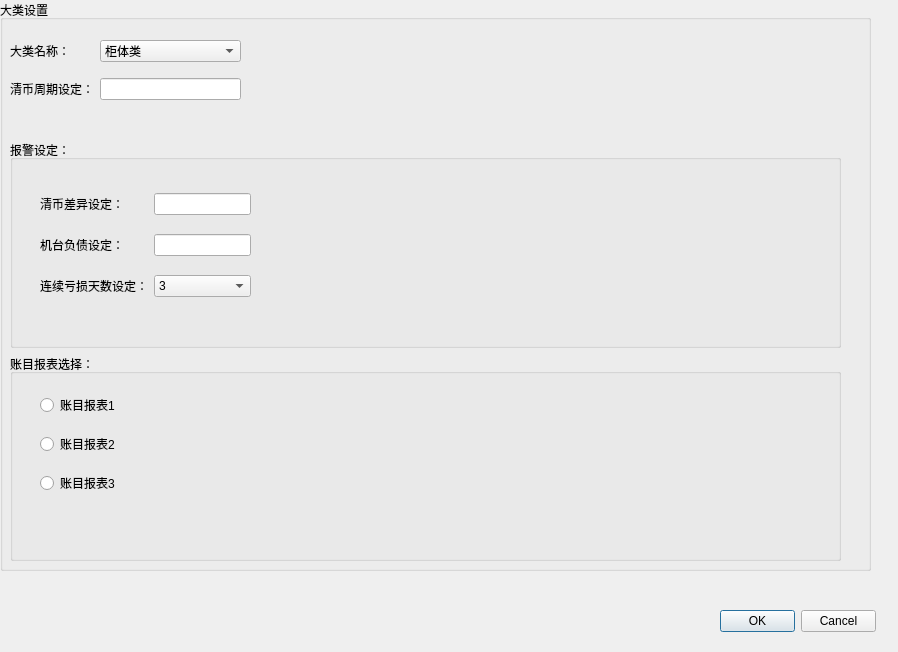
<?xml version="1.0" encoding="UTF-8"?>
<ui version="4.0">
 <class>Form</class>
 <widget class="QWidget" name="Form">
  <property name="geometry">
   <rect>
    <x>0</x>
    <y>0</y>
    <width>898</width>
    <height>652</height>
   </rect>
  </property>
  <property name="windowTitle">
   <string>大类设置</string>
  </property>
  <widget class="QDialogButtonBox" name="m_buttonBox">
   <property name="geometry">
    <rect>
     <x>720</x>
     <y>610</y>
     <width>156</width>
     <height>23</height>
    </rect>
   </property>
   <property name="standardButtons">
    <set>QDialogButtonBox::Cancel|QDialogButtonBox::Ok</set>
   </property>
  </widget>
  <widget class="QGroupBox" name="m_categorySetupGroupBox">
   <property name="geometry">
    <rect>
     <x>0</x>
     <y>0</y>
     <width>871</width>
     <height>571</height>
    </rect>
   </property>
   <property name="title">
    <string>大类设置</string>
   </property>
   <property name="flat">
    <bool>false</bool>
   </property>
   <property name="checkable">
    <bool>false</bool>
   </property>
   <widget class="QWidget" name="layoutWidget">
    <property name="geometry">
     <rect>
      <x>10</x>
      <y>140</y>
      <width>831</width>
      <height>421</height>
     </rect>
    </property>
    <layout class="QVBoxLayout" name="verticalLayout_7">
     <item>
      <widget class="QGroupBox" name="m_warningSetupGroupBox">
       <property name="title">
        <string>报警设定：</string>
       </property>
       <widget class="QWidget" name="layoutWidget">
        <property name="geometry">
         <rect>
          <x>30</x>
          <y>40</y>
          <width>211</width>
          <height>131</height>
         </rect>
        </property>
        <layout class="QGridLayout" name="m_warningSetupGridLayout">
         <item row="0" column="0">
          <widget class="QLabel" name="m_clearCoinSetupLabel">
           <property name="text">
            <string>清币差异设定：</string>
           </property>
          </widget>
         </item>
         <item row="0" column="1">
          <widget class="QLineEdit" name="m_clearCoinSetupLineEdit"/>
         </item>
         <item row="1" column="0">
          <widget class="QLabel" name="m_debtSetupLabel">
           <property name="text">
            <string>机台负债设定：</string>
           </property>
          </widget>
         </item>
         <item row="1" column="1">
          <widget class="QLineEdit" name="m_debtSetupLineEdit"/>
         </item>
         <item row="2" column="0">
          <widget class="QLabel" name="m_continuousLossLabel">
           <property name="text">
            <string>连续亏损天数设定：</string>
           </property>
          </widget>
         </item>
         <item row="2" column="1">
          <widget class="QComboBox" name="m_continuousLossComboBox">
           <property name="currentIndex">
            <number>2</number>
           </property>
           <item>
            <property name="text">
             <string>1</string>
            </property>
           </item>
           <item>
            <property name="text">
             <string>2</string>
            </property>
           </item>
           <item>
            <property name="text">
             <string>3</string>
            </property>
           </item>
           <item>
            <property name="text">
             <string>4</string>
            </property>
           </item>
           <item>
            <property name="text">
             <string>5</string>
            </property>
           </item>
           <item>
            <property name="text">
             <string>6</string>
            </property>
           </item>
           <item>
            <property name="text">
             <string>7</string>
            </property>
           </item>
           <item>
            <property name="text">
             <string>8</string>
            </property>
           </item>
           <item>
            <property name="text">
             <string>9</string>
            </property>
           </item>
           <item>
            <property name="text">
             <string>10</string>
            </property>
           </item>
           <item>
            <property name="text">
             <string>11</string>
            </property>
           </item>
           <item>
            <property name="text">
             <string>12</string>
            </property>
           </item>
           <item>
            <property name="text">
             <string>13</string>
            </property>
           </item>
           <item>
            <property name="text">
             <string>14</string>
            </property>
           </item>
           <item>
            <property name="text">
             <string>15</string>
            </property>
           </item>
           <item>
            <property name="text">
             <string>16</string>
            </property>
           </item>
           <item>
            <property name="text">
             <string>17</string>
            </property>
           </item>
           <item>
            <property name="text">
             <string>18</string>
            </property>
           </item>
           <item>
            <property name="text">
             <string>19</string>
            </property>
           </item>
           <item>
            <property name="text">
             <string>20</string>
            </property>
           </item>
           <item>
            <property name="text">
             <string>21</string>
            </property>
           </item>
           <item>
            <property name="text">
             <string>22</string>
            </property>
           </item>
           <item>
            <property name="text">
             <string>23</string>
            </property>
           </item>
           <item>
            <property name="text">
             <string>24</string>
            </property>
           </item>
           <item>
            <property name="text">
             <string>25</string>
            </property>
           </item>
           <item>
            <property name="text">
             <string>26</string>
            </property>
           </item>
           <item>
            <property name="text">
             <string>27</string>
            </property>
           </item>
           <item>
            <property name="text">
             <string>28</string>
            </property>
           </item>
           <item>
            <property name="text">
             <string>29</string>
            </property>
           </item>
           <item>
            <property name="text">
             <string>30</string>
            </property>
           </item>
           <item>
            <property name="text">
             <string>31</string>
            </property>
           </item>
          </widget>
         </item>
        </layout>
       </widget>
      </widget>
     </item>
     <item>
      <widget class="QGroupBox" name="m_accountReportGroupBox">
       <property name="title">
        <string>账目报表选择：</string>
       </property>
       <widget class="QWidget" name="layoutWidget">
        <property name="geometry">
         <rect>
          <x>30</x>
          <y>30</y>
          <width>211</width>
          <height>121</height>
         </rect>
        </property>
        <layout class="QVBoxLayout" name="verticalLayout_2">
         <item>
          <widget class="QRadioButton" name="m_accountReportRadioButton1">
           <property name="text">
            <string>账目报表1</string>
           </property>
          </widget>
         </item>
         <item>
          <widget class="QRadioButton" name="m_accountReportRadioButton2">
           <property name="text">
            <string>账目报表2</string>
           </property>
          </widget>
         </item>
         <item>
          <widget class="QRadioButton" name="m_accountReportRadioButton3">
           <property name="text">
            <string>账目报表3</string>
           </property>
          </widget>
         </item>
        </layout>
       </widget>
      </widget>
     </item>
    </layout>
   </widget>
   <widget class="QWidget" name="layoutWidget">
    <property name="geometry">
     <rect>
      <x>10</x>
      <y>30</y>
      <width>231</width>
      <height>81</height>
     </rect>
    </property>
    <layout class="QGridLayout" name="gridLayout_2">
     <item row="1" column="0">
      <widget class="QLabel" name="m_clearCoinPeriodSetupLabel">
       <property name="text">
        <string>清币周期设定：</string>
       </property>
      </widget>
     </item>
     <item row="1" column="1">
      <widget class="QLineEdit" name="lineEdit_2"/>
     </item>
     <item row="0" column="0">
      <widget class="QLabel" name="m_inputCategoryNameLabel">
       <property name="text">
        <string>大类名称：</string>
       </property>
      </widget>
     </item>
     <item row="0" column="1">
      <widget class="QComboBox" name="m_inputCategoryNameComboBox">
       <item>
        <property name="text">
         <string>柜体类</string>
        </property>
       </item>
       <item>
        <property name="text">
         <string>彩票类</string>
        </property>
       </item>
       <item>
        <property name="text">
         <string>模拟类</string>
        </property>
       </item>
       <item>
        <property name="text">
         <string>推币类</string>
        </property>
       </item>
       <item>
        <property name="text">
         <string>博彩类</string>
        </property>
       </item>
      </widget>
     </item>
    </layout>
   </widget>
  </widget>
 </widget>
 <resources/>
 <connections/>
</ui>
